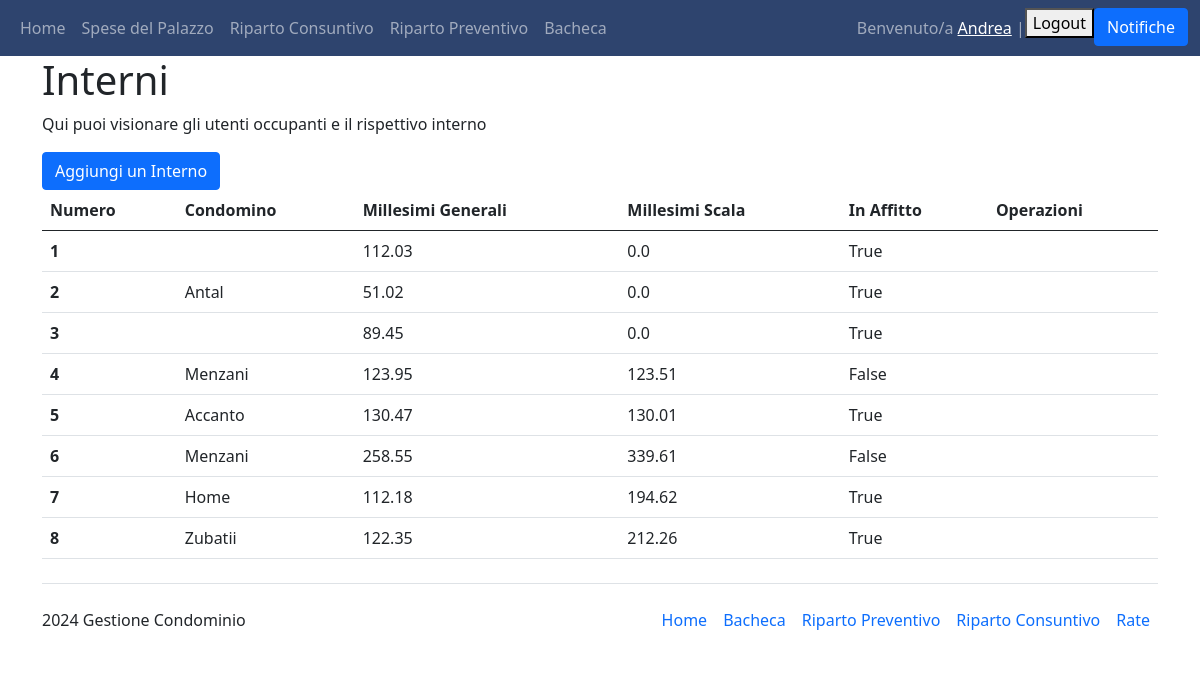
The app's page /interni (signed in), older data.
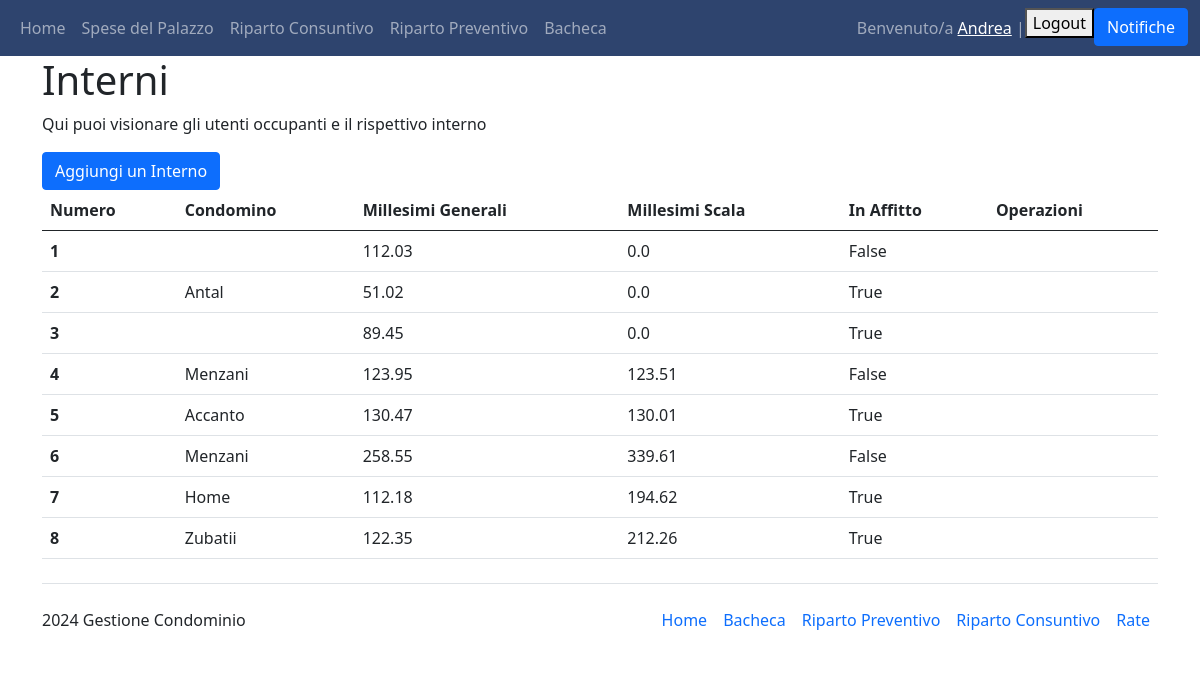
The same page, newer data.
### Condominio/models.py (models this page shows, shortened)
class Interno(models.Model):
    condomino = models.ForeignKey(User, on_delete=models.PROTECT)
    palazzina = models.ForeignKey(Condominio, on_delete=models.PROTECT, default="Salgari")
    numero_interno = models.CharField(verbose_name="Numero Interno", max_length=50, primary_key=True)
    millesimi_generali = models.FloatField(verbose_name="Millesimi generali")
    millesimi_scala = models.FloatField(verbose_name="Millesimi Scala")
    in_affitto = models.BooleanField(verbose_name="In affitto")
    class Meta:
        ordering = ["numero_interno"]
        verbose_name_plural = "Interni"

### Condominio/views.py (the view)
# urls.py: path('interni', views.interno, name="interni"),
@login_required(login_url='login')
def interno(request):
    interni = Interno.objects.all()
    if request.method == "POST":
        interno_id = request.POST.get("interno-id")
        print(interno_id)
        interno = Interno.objects.filter(id=interno_id).first()
        if interno and (request.user.has_perm("main.delete_interno")):
            interno.delete()
    return render(request, 'Condominio_main/interni.html', {"interni": interni})

### Condominio/templates/Condominio_main/interni.html (shortened to what this page needs)
{% extends 'Condominio_main/base.html' %}
{% block content %}
<h1>Interni</h1>
<p>Qui puoi visionare gli utenti occupanti e il rispettivo interno</p>
<a class="btn btn-primary" href="/create_interno" role="button">Aggiungi un Interno</a>
<table class="table">
     <thead>
       <tr>
         <th scope="col">Numero</th>
         <th scope="col">Condomino</th>
         <th scope="col">Millesimi Generali</th>
         <th scope="col">Millesimi Scala</th>
         <th scope="col">In Affitto</th>
         <th scope="col">Operazioni</th>
       </tr>
     </thead>
     <tbody>
         {% for interno in interni %}
         <tr>
             <th scope="row">{{interno.numero_interno}}</th>
             <td>{{interno.condomino.last_name}}</td>
             <td>{{interno.millesimi_generali}}</td>
             <td>{{interno.millesimi_scala}}</td>
             <td>{{interno.in_affitto}}</td>
             <td>
             </td>
         </tr>
         {% endfor %}
     </tbody>
 </table>
{% endblock %}

Row changes from the older to the newer data that the page shows:
changed Interno id 1: in_affitto "True" → "False"
